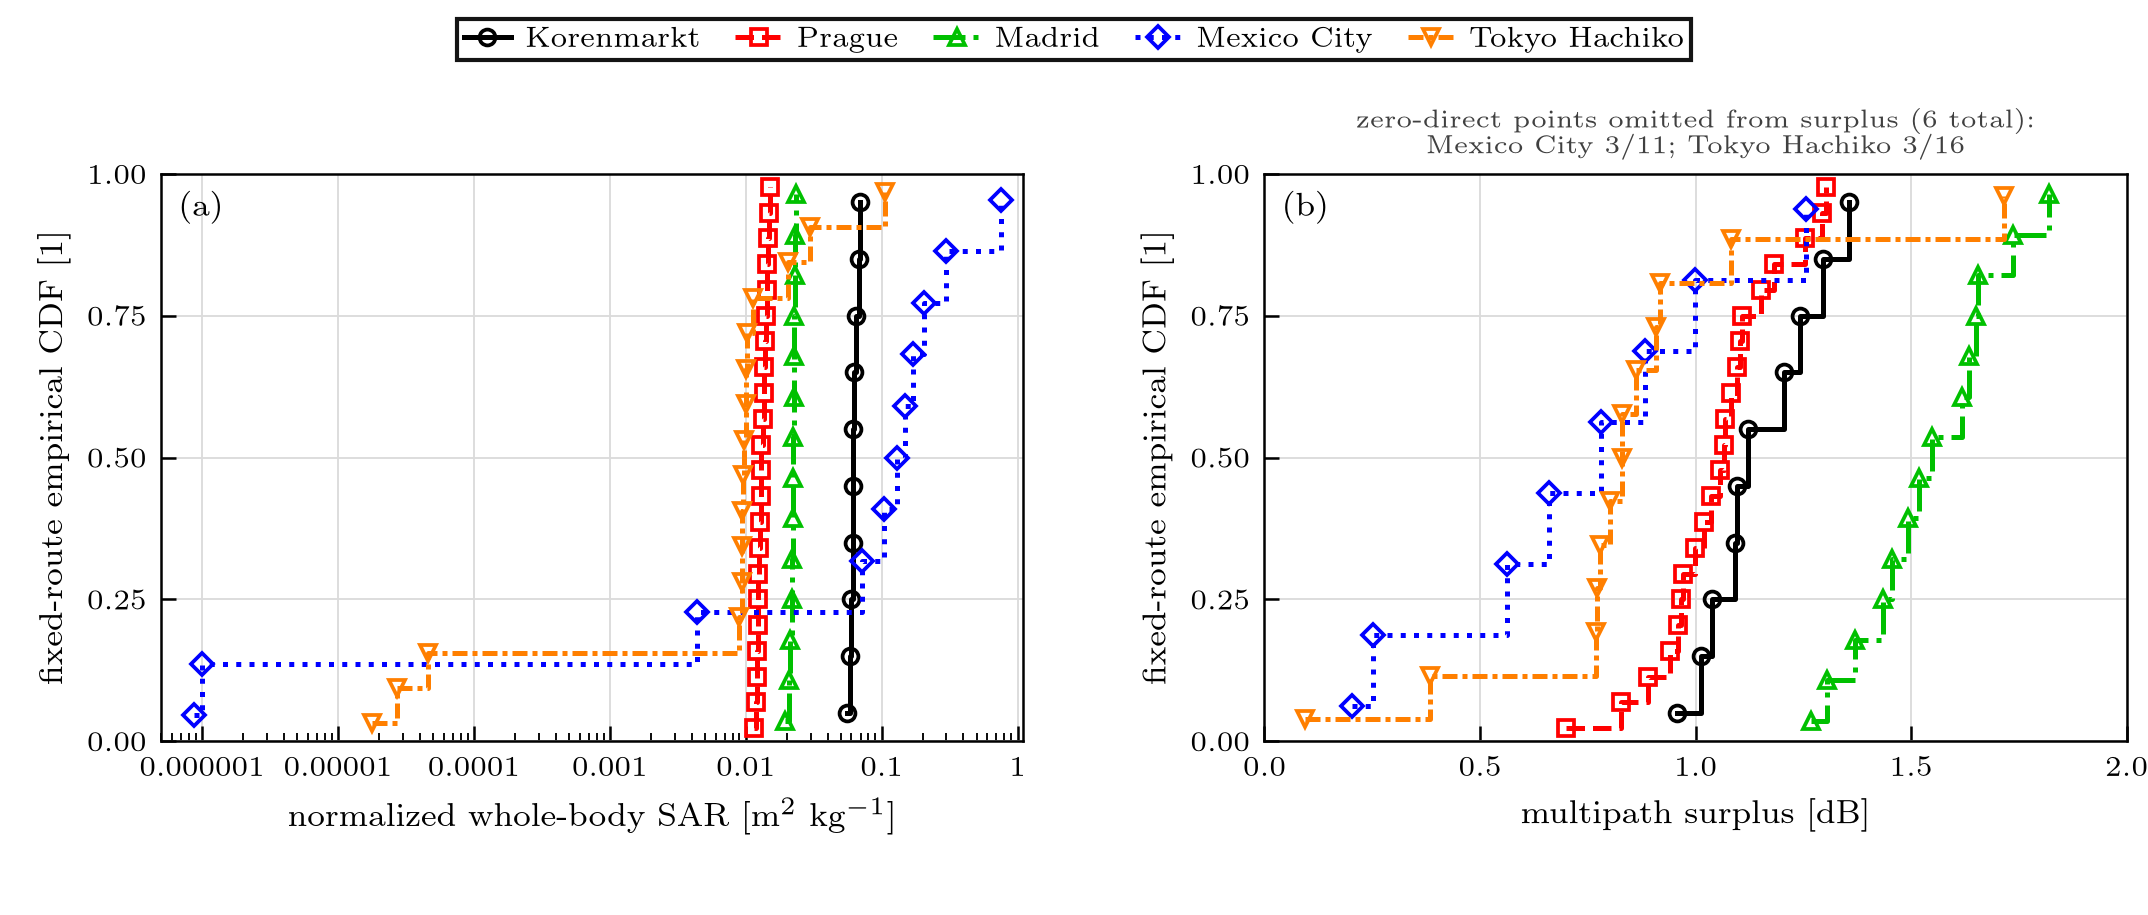

Here is the Python script that generated this plot:
"""Render the main-paper fixed-route exposure result figure.

The only scientific input is the authenticated current five-city aggregate.
The script validates its campaign and component contracts before writing a
two-column PDF, a PNG review companion, and a compact JSON data audit.

Run from any directory with::

    uv run --project /home/user/tools/devpc-python \
        semantic_twin/paper/figures/results/results.py
"""

from __future__ import annotations

import hashlib
import json
import re
import shutil
from pathlib import Path
from typing import Any

import matplotlib as mpl

mpl.use("Agg")
import matplotlib.pyplot as plt  # noqa: E402
import numpy as np  # noqa: E402


HERE = Path(__file__).resolve().parent
SEMANTIC_TWIN_ROOT = Path(__file__).resolve().parents[3]
SOURCE = (
    SEMANTIC_TWIN_ROOT
    / "outputs"
    / "roofline_campaign"
    / "current_five_city_first_material_interaction"
    / "current_five_city_first_material_interaction.json"
)
OUTPUT_STEM = HERE / "results"
AUDIT_PATH = HERE / "results_data_audit.json"

SCHEMA_VERSION = "roofline_multicity_results_v1"
TOPOLOGY = "first_material_interaction_v1"
COMPONENTS = ("direct", "all_specular", "first_diffuse", "total")
ADDITIVE_COMPONENTS = COMPONENTS[:-1]
EXPECTED_SEEDS = tuple(range(7, 23))
EXPECTED_TOTAL_STANDPOINTS = 73
BODY_ADDITIVE_METRICS = (
    "absorbed_power_w",
    "arriving_power_density_w_m2",
    "mean_sab_w_m2",
    "sar_wb_w_kg",
    "susceptibility",
)

# Saturated house palette, with line shape and marker redundancy for print.
CITY_STYLES = {
    "Korenmarkt": {
        "label": "Korenmarkt",
        "colour": "#000000",
        "linestyle": "-",
        "marker": "o",
    },
    "Prague": {
        "label": "Prague",
        "colour": "#FF0000",
        "linestyle": "--",
        "marker": "s",
    },
    "Madrid": {
        "label": "Madrid",
        "colour": "#00C000",
        "linestyle": "-.",
        "marker": "^",
    },
    "Mexico": {
        "label": "Mexico City",
        "colour": "#0000FF",
        "linestyle": ":",
        "marker": "D",
    },
    "Tokyo": {
        "label": "Tokyo Hachiko",
        "colour": "#FF7F00",
        "linestyle": (0, (3, 1, 1, 1)),
        "marker": "v",
    },
}
CITY_ORDER = tuple(CITY_STYLES)


def _ecdf(values: np.ndarray) -> tuple[np.ndarray, np.ndarray]:
    """Return the aggregate's midpoint empirical-CDF convention."""
    ordered = np.sort(np.asarray(values, dtype=np.float64))
    assert ordered.size > 0
    probability = (np.arange(ordered.size, dtype=np.float64) + 0.5) / ordered.size
    return ordered, probability


def _relative_error(observed: float, expected: float) -> float:
    scale = max(abs(observed), abs(expected), np.finfo(np.float64).tiny)
    return abs(observed - expected) / scale


def _quantiles(values: np.ndarray) -> dict[str, float]:
    return {
        "minimum": float(np.min(values)),
        "p05": float(np.quantile(values, 0.05)),
        "median": float(np.median(values)),
        "p95": float(np.quantile(values, 0.95)),
        "maximum": float(np.max(values)),
    }


def _validate_and_audit(payload: dict[str, Any]) -> dict[str, Any]:
    """Refuse any aggregate outside the sealed publication contract."""
    assert payload.get("schema_version") == SCHEMA_VERSION
    assert set(payload) == {"schema_version", "metadata", "cities"}
    assert set(payload["cities"]) == set(CITY_ORDER)
    assert payload["metadata"]["normalization"] == "per unit rho_A P_EIRP"
    assert payload["metadata"]["cdf_plotting_position"] == ("(rank - 0.5) / number of route standpoints")

    audit_cities: dict[str, Any] = {}
    total_standpoints = 0
    total_finite_surplus = 0
    total_zero_direct = 0
    raw_max_relative_error = 0.0
    body_max_relative_error = 0.0

    for city_name in CITY_ORDER:
        city = payload["cities"][city_name]
        assert city["city"] == city_name
        assert city["transport_topology"] == TOPOLOGY
        assert tuple(city["components"]) == COMPONENTS
        assert city["replicas"] == len(EXPECTED_SEEDS) == 16
        assert tuple(city["seeds"]) == EXPECTED_SEEDS
        assert city["contract"] == {
            "cohort": "comparable_city",
            "material_mode": "atlas",
            "reference_mode": "per_density_eirp",
            "route_contract": "provider_corridor_v1",
            "specular_acceptance": "first_material_interaction_exact_order_1",
        }
        provenance = city["provenance"]
        assert provenance["campaign_schema_version"] == ("roofline_body_campaign_first_material_interaction_v1")
        assert provenance["launch_sampling"] == "iid"
        for digest_key in ("campaign_identity_sha256", "campaign_manifest_sha256"):
            assert re.fullmatch(r"[0-9a-f]{64}", provenance[digest_key])
        metadata_topology = payload["metadata"]["transport_topologies"][city_name]
        assert metadata_topology == {
            "components": list(COMPONENTS),
            "transport_topology": TOPOLOGY,
        }

        route = city["route"]
        assert city["standpoints"] == len(route)
        assert [point["standpoint"] for point in route] == list(range(len(route)))
        total_standpoints += len(route)

        derived_zero_direct: list[int] = []
        wb_sar: list[float] = []
        finite_surplus: list[float] = []
        for index, point in enumerate(route):
            raw = point["component_raw_transfer_m_inv2"]
            body = point["component_body"]
            assert set(raw) == set(COMPONENTS)
            assert set(body) == set(COMPONENTS)
            assert all(raw[component] >= 0.0 for component in COMPONENTS)

            raw_sum = sum(raw[component] for component in ADDITIVE_COMPONENTS)
            raw_error = _relative_error(raw["total"], raw_sum)
            raw_max_relative_error = max(raw_max_relative_error, raw_error)
            assert np.isclose(raw["total"], raw_sum, rtol=1.0e-12, atol=1.0e-15)
            assert np.isclose(point["raw_direct_transfer_m_inv2"], raw["direct"], rtol=0.0, atol=0.0)
            assert np.isclose(point["raw_total_transfer_m_inv2"], raw["total"], rtol=0.0, atol=0.0)

            body_metric_names = set(body["total"])
            assert body_metric_names == set(BODY_ADDITIVE_METRICS) | {"peak_sab_w_m2"}
            assert all(set(body[component]) == body_metric_names for component in COMPONENTS)
            for metric in BODY_ADDITIVE_METRICS:
                component_sum = sum(body[component][metric] for component in ADDITIVE_COMPONENTS)
                body_error = _relative_error(body["total"][metric], component_sum)
                body_max_relative_error = max(body_max_relative_error, body_error)
                assert np.isclose(body["total"][metric], component_sum, rtol=1.0e-12, atol=1.0e-12)

            value = float(point["wbsar"])
            assert value > 0.0
            assert np.isclose(value, body["total"]["sar_wb_w_kg"], rtol=0.0, atol=0.0)
            wb_sar.append(value)

            if raw["direct"] == 0.0:
                derived_zero_direct.append(index)
                assert point["multipath_surplus_db"] is None
            else:
                surplus = float(point["multipath_surplus_db"])
                assert np.isfinite(surplus)
                recomputed = 10.0 * np.log10(raw["total"] / raw["direct"])
                assert np.isclose(surplus, recomputed, rtol=1.0e-12, atol=1.0e-12)
                finite_surplus.append(surplus)

        declared_zero_direct = city["tail_instability"]["zero_direct_standpoints"]
        assert derived_zero_direct == declared_zero_direct
        assert len(finite_surplus) + len(derived_zero_direct) == len(route)
        total_finite_surplus += len(finite_surplus)
        total_zero_direct += len(derived_zero_direct)

        wb_array = np.asarray(wb_sar, dtype=np.float64)
        surplus_array = np.asarray(finite_surplus, dtype=np.float64)
        audit_cities[city_name] = {
            "figure_label": CITY_STYLES[city_name]["label"],
            "registered_standpoints": len(route),
            "replicas": city["replicas"],
            "sealed_campaign_provenance": {
                "identity_sha256": provenance["campaign_identity_sha256"],
                "manifest_sha256": provenance["campaign_manifest_sha256"],
            },
            "whole_body_sar_m2_per_kg": _quantiles(wb_array),
            "multipath_surplus_db_finite": {
                "count": int(surplus_array.size),
                **_quantiles(surplus_array),
            },
            "structural_zero_direct": {
                "count": len(derived_zero_direct),
                "standpoint_indices": derived_zero_direct,
                "fraction_of_city_route": len(derived_zero_direct) / len(route),
            },
        }

    assert total_standpoints == EXPECTED_TOTAL_STANDPOINTS
    assert total_zero_direct == 6
    assert total_finite_surplus == EXPECTED_TOTAL_STANDPOINTS - total_zero_direct == 67

    all_wb_sar = np.asarray(
        [point["wbsar"] for city in payload["cities"].values() for point in city["route"]],
        dtype=np.float64,
    )
    return {
        "audit_schema_version": "fixed_route_results_figure_audit_v1",
        "source": {
            "path_from_semantic_twin_root": str(SOURCE.relative_to(SEMANTIC_TWIN_ROOT)),
            "sha256": hashlib.sha256(SOURCE.read_bytes()).hexdigest(),
            "aggregate_schema_version": SCHEMA_VERSION,
        },
        "campaign_contract": {
            "transport_topology": TOPOLOGY,
            "components": list(COMPONENTS),
            "normalization": payload["metadata"]["normalization"],
            "route_scope": "fixed registered routes, not population samples",
            "replicas_per_city": 16,
            "seeds": list(EXPECTED_SEEDS),
            "cities": [CITY_STYLES[name]["label"] for name in CITY_ORDER],
        },
        "integrity": {
            "schema_validated": True,
            "city_contracts_validated": True,
            "topology_and_components_validated": True,
            "component_conservation_validated": True,
            "body_additive_metrics_validated": list(BODY_ADDITIVE_METRICS),
            "body_peak_not_additive": (
                "peak absorbed power density is a spatial maximum and is not subject to component-sum conservation"
            ),
            "raw_component_sum_max_relative_error": raw_max_relative_error,
            "body_component_sum_max_relative_error": body_max_relative_error,
        },
        "claims": {
            "registered_standpoints": total_standpoints,
            "finite_multipath_surplus_standpoints": total_finite_surplus,
            "structural_zero_direct_standpoints": total_zero_direct,
            "structural_zero_direct_fraction": total_zero_direct / total_standpoints,
            "pooled_fixed_route_whole_body_sar_m2_per_kg": _quantiles(all_wb_sar),
            "pooled_whole_body_sar_dynamic_range_db": float(10.0 * np.log10(np.max(all_wb_sar) / np.min(all_wb_sar))),
            "cities": audit_cities,
        },
        "figure_semantics": {
            "left_panel": "all registered fixed-route standpoints",
            "right_panel": (
                "finite multipath surplus only; six structural zero-direct standpoints are "
                "explicitly counted in the panel annotation"
            ),
            "cdf_plotting_position": payload["metadata"]["cdf_plotting_position"],
        },
    }


def _apply_style() -> None:
    use_tex = shutil.which("latex") is not None and shutil.which("dvipng") is not None
    mpl.rcParams.update(
        {
            "text.usetex": use_tex,
            "font.family": "serif",
            "font.serif": ["cmr10", "Computer Modern Roman", "DejaVu Serif"],
            "mathtext.fontset": "cm",
            "axes.formatter.use_mathtext": True,
            "axes.unicode_minus": False,
            "font.size": 8.0,
            "axes.labelsize": 8.0,
            "legend.fontsize": 7.0,
            "xtick.labelsize": 7.0,
            "ytick.labelsize": 7.0,
            "lines.linewidth": 1.2,
            "lines.markersize": 3.8,
            "lines.markeredgewidth": 0.9,
            "axes.linewidth": 0.6,
            "xtick.direction": "in",
            "ytick.direction": "in",
            "xtick.major.width": 0.6,
            "ytick.major.width": 0.6,
            "xtick.minor.width": 0.45,
            "ytick.minor.width": 0.45,
            "legend.frameon": True,
            "legend.edgecolor": "black",
            "legend.fancybox": False,
            "legend.framealpha": 0.92,
            "legend.borderpad": 0.25,
            "legend.handlelength": 1.6,
            "legend.handletextpad": 0.5,
            "legend.labelspacing": 0.3,
            "figure.dpi": 200,
            # Preserve the exact 7.16 in IEEE double-column canvas. All artists
            # are laid out inside it, so a tight bounding box must not widen it.
            "savefig.bbox": None,
            "pdf.fonttype": 42,
        }
    )


def _draw(payload: dict[str, Any]) -> None:
    _apply_style()
    figure, (sar_axis, surplus_axis) = plt.subplots(1, 2, figsize=(7.16, 3.05))

    for city_name in CITY_ORDER:
        city = payload["cities"][city_name]
        style = CITY_STYLES[city_name]
        common = {
            "where": "post",
            "color": style["colour"],
            "linestyle": style["linestyle"],
            "marker": style["marker"],
            "markerfacecolor": "none",
            "markeredgewidth": 0.9,
        }
        wb_sar = np.asarray([point["wbsar"] for point in city["route"]], dtype=np.float64)
        x, y = _ecdf(wb_sar)
        sar_axis.step(x, y, label=style["label"], **common)

        finite_surplus = np.asarray(
            [point["multipath_surplus_db"] for point in city["route"] if point["multipath_surplus_db"] is not None],
            dtype=np.float64,
        )
        x, y = _ecdf(finite_surplus)
        surplus_axis.step(x, y, **common)

    sar_axis.set_xscale("log")
    sar_ticks = [1.0e-6, 1.0e-5, 1.0e-4, 1.0e-3, 1.0e-2, 1.0e-1, 1.0]
    sar_axis.set_xticks(sar_ticks)
    sar_axis.set_xticklabels(["0.000001", "0.00001", "0.0001", "0.001", "0.01", "0.1", "1"])
    sar_axis.set_xlim(5.0e-7, 1.1)
    sar_axis.set_xlabel(r"normalized whole-body SAR [m$^2$ kg$^{-1}$]")
    sar_axis.set_ylabel("fixed-route empirical CDF [1]")

    surplus_axis.set_xlim(0.0, 2.0)
    surplus_axis.set_xticks([0.0, 0.5, 1.0, 1.5, 2.0])
    surplus_axis.set_xlabel("multipath surplus [dB]")
    surplus_axis.set_ylabel("fixed-route empirical CDF [1]")
    surplus_axis.text(
        0.5,
        1.025,
        "zero-direct points omitted from surplus (6 total):\nMexico City 3/11; Tokyo Hachiko 3/16",
        transform=surplus_axis.transAxes,
        ha="center",
        va="bottom",
        fontsize=6.2,
        color="0.25",
    )

    for label, axis in zip(("(a)", "(b)"), (sar_axis, surplus_axis)):
        axis.set_ylim(0.0, 1.0)
        axis.set_yticks([0.0, 0.25, 0.5, 0.75, 1.0])
        axis.grid(True, color="0.86", linewidth=0.45, zorder=0)
        axis.text(0.02, 0.97, label, transform=axis.transAxes, ha="left", va="top")

    handles, labels = sar_axis.get_legend_handles_labels()
    legend = figure.legend(
        handles,
        labels,
        loc="upper center",
        bbox_to_anchor=(0.5, 0.995),
        ncol=5,
        columnspacing=1.2,
    )
    legend.get_frame().set_linewidth(1.0)
    legend.get_frame().set_edgecolor("black")
    figure.subplots_adjust(left=0.075, right=0.99, bottom=0.19, top=0.81, wspace=0.28)

    figure.savefig(OUTPUT_STEM.with_suffix(".pdf"))
    figure.savefig(OUTPUT_STEM.with_suffix(".png"), dpi=300)
    plt.close(figure)


def main() -> None:
    payload = json.loads(SOURCE.read_text(encoding="utf-8"))
    audit = _validate_and_audit(payload)
    _draw(payload)
    AUDIT_PATH.write_text(json.dumps(audit, indent=2, sort_keys=True) + "\n", encoding="utf-8")

    claims = audit["claims"]
    print(f"source sha256: {audit['source']['sha256']}")
    print(
        "validated: "
        f"{claims['registered_standpoints']} route points, "
        f"{claims['finite_multipath_surplus_standpoints']} finite surplus values, "
        f"{claims['structural_zero_direct_standpoints']} structural zero-direct points"
    )
    for city_name in CITY_ORDER:
        city = claims["cities"][city_name]
        sar = city["whole_body_sar_m2_per_kg"]
        surplus = city["multipath_surplus_db_finite"]
        zeros = city["structural_zero_direct"]["count"]
        print(
            f"{city['figure_label']}: n={city['registered_standpoints']}, "
            f"whole-body SAR median={sar['median']:.9g} m^2 kg^-1, "
            f"finite surplus n={surplus['count']}, median={surplus['median']:.6g} dB, "
            f"zero direct={zeros}"
        )
    print(f"wrote {OUTPUT_STEM.with_suffix('.pdf')}")
    print(f"wrote {OUTPUT_STEM.with_suffix('.png')}")
    print(f"wrote {AUDIT_PATH}")


if __name__ == "__main__":
    main()
